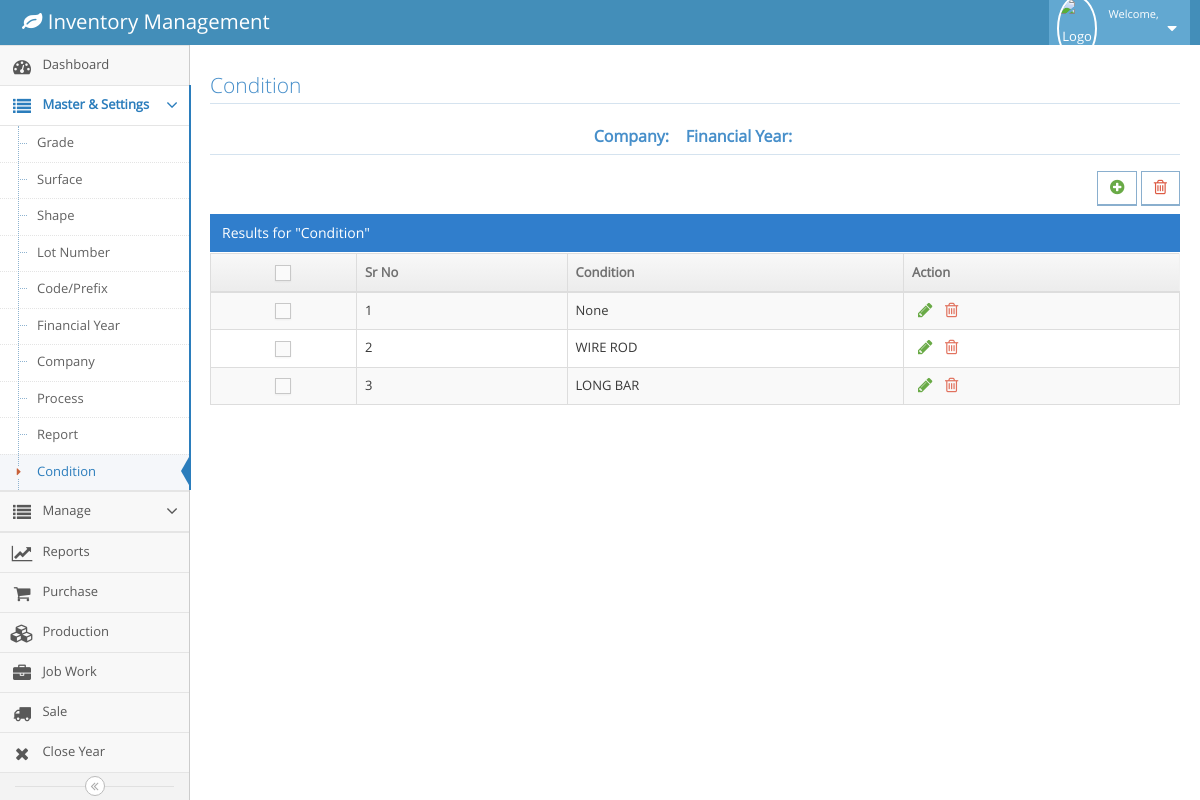
Screenshot of /condition.php (signed in) with the database file from the repository.
### tables this page shows
CREATE TABLE `m_condition` (
  `id` int(11) NOT NULL,
  `condition_text` text NOT NULL,
  `created_at` timestamp NOT NULL DEFAULT CURRENT_TIMESTAMP
);

### condition.php (the view, shortened to what this page needs)
<!DOCTYPE html>
<?php
  include('config.php');
  $fy=$_SESSION['fy'];
  $company=$_SESSION['cname'];
?>
<html lang="en">
	<head>
		<link rel="stylesheet" href="assets/css/bootstrap.min.css" />
		<link rel="stylesheet" href="assets/font-awesome/4.5.0/css/font-awesome.min.css" />
		<link rel="stylesheet" href="assets/css/ace.min.css" class="ace-main-stylesheet" id="main-ace-style" />
		<link rel="stylesheet" href="assets/css/ace-skins.min.css" />
		<link rel="stylesheet" href="assets/css/ace-rtl.min.css" />
		<link rel="stylesheet" href="assets/css/jquery-confirm.css" />
	</head>
	<body class="no-skin">
		<?php include('navbar.php') ?>
		<div class="main-container ace-save-state" id="main-container">
			<?php include('menubar.php') ?>
			<div class="main-content">
				<div class="main-content-inner">
					<div class="page-content">
								<div class="row">
									<div class="col-xs-12">
										<h3 class="header smaller lighter blue">Condition</h3>
										<h5 class="header blue lighter bigger" align="center">
												<b>Company:&nbsp; <?php echo $company ?>  &nbsp;
												Financial Year:&nbsp; <?php echo $fy ?> </b>
											</h5>
										<div class="clearfix">
											<div class="pull-right tableTools-container">
												<div class="btn btn-white btn-primary btn-bold">
													<a class="blue" href="#" data-toggle="tooltip" title="Add" id="myBtn" class="btn btn-primary btn-lg" data-toggle="modal" data-target="#myModal">
														<i class="ace-icon fa fa-plus-circle bigger-120 green"></i>
													</a>
												</div>
												<div class="btn btn-white btn-primary btn-bold">
													<a class="blue" href="" data-toggle="tooltip" title="Delete">
														<i class="ace-icon fa fa-trash-o bigger-120 red"></i>
													</a>
												</div>
											</div>
										</div>
										<div class="table-header">
											Results for "Condition"
										</div>
										<div>
											<table id="dynamic-table" class="table table-striped table-bordered table-hover">
												<thead>
													<tr>
														<th class="center">
															<label class="pos-rel">
																<span class="lbl"></span>
															</label>
														</th>
														<th>Sr No</th>
														<th>Condition</th>
														<th>Action</th>
													</tr>
												</thead>
												<tbody>
													<?php
									            		$query=mysqli_query($conn,"select * from m_condition");
															$count=0;
															while($row=mysqli_fetch_array($query))
															{
																$count++;
																$id=$row['id'];
																$condition_text=$row['condition_text'];
															?>
													<tr>
														<td class="center">
															<label class="pos-rel">
																<span class="lbl"></span>
															</label>
														</td>
														<td><?php echo $count;?></td>
														<td class="editableColumns" id="<?php echo $id;?>">
															<?php echo $condition_text;?>
														</td>
														<td>
															<div class="hidden-sm hidden-xs action-buttons">
																<button class="green" style="background-color: Transparent; border: none;outline:none;" data-toggle="tooltip" title="Edit">
																	<i class="ace-icon fa fa-pencil bigger-130"></i>
																</button>
																<a class="red" data-toggle="tooltip" title="Delete" href="deletecondition.php?id=<?php echo $id;?>">
																	<i class="ace-icon fa fa-trash-o bigger-130"></i>
																</a>
															</div>
														</td>
													</tr>
													<?php
													}
												?>
													</tbody>
												</table>
											</div>
										</div>
									</div>
							</div>
						</div>
					</div>
		</div>
	</body>
</html>

### rows the page displays
m_condition: condition_text "None"
m_condition: condition_text "WIRE ROD"
m_condition: condition_text "LONG BAR"
